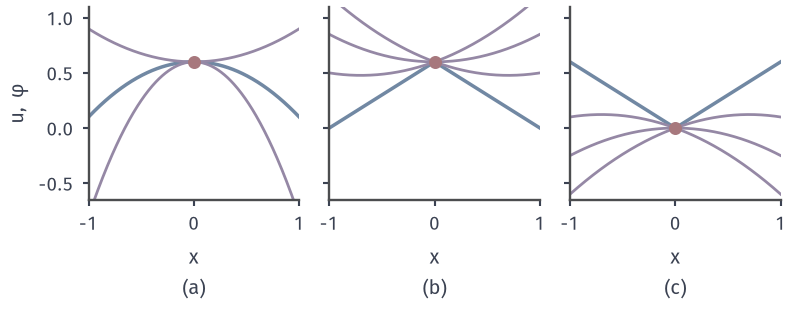

Python code for this plot:
from pathlib import Path
import sys
ROOT = next(p for p in Path(__file__).resolve().parents if (p/"build.sh").is_file() and (p/"tex/book.tex").is_file())
sys.path.insert(0, str(ROOT/"figures/06-differential-equations/02-partial-differential-equations/matplotlib/hj-common"))
from hj_common import *
HERE = Path(__file__).resolve().parent
# Target: which smooth test graphs can touch a function: smooth point, concave kink, convex kink.
fig, axs = figure(width_mm=112, height_mm=44, ncols=3, sharey=True)
X=np.linspace(-1,1,401)
ax=axs[0]; style(ax); u=.6-.5*X**2
ax.plot(X,u,color=BLUE,lw=1.4)
ax.plot(X,.6-.5*X**2+.5*X**2*1.6,color=PURPLE,lw=1.1); ax.plot(X,.6-.5*X**2-.9*X**2,color=PURPLE,lw=1.1)
ax.plot([0],[.6],'o',ms=4.2,color=RED,zorder=6); sub(ax,'a','$x$'); ax.set_ylabel('$u,\\ \\varphi$')
ax=axs[1]; style(ax); u=.6-np.abs(X)*.6
ax.plot(X,u,color=BLUE,lw=1.4)
for s in (-.35,0,.35): ax.plot(X,.6+s*X+.25*X**2,color=PURPLE,lw=1.1)
ax.plot([0],[.6],'o',ms=4.2,color=RED,zorder=6); sub(ax,'b','$x$')
ax=axs[2]; style(ax); u=.6*np.abs(X)
ax.plot(X,u,color=BLUE,lw=1.4)
for s in (-.35,0,.35): ax.plot(X,s*X-.25*X**2,color=PURPLE,lw=1.1)
ax.plot([0],[0],'o',ms=4.2,color=RED,zorder=6); sub(ax,'c','$x$')
for ax in axs: ax.set_xlim(-1,1); ax.set_ylim(-.65,1.1); ax.set_xticks([-1,0,1])
save(fig,HERE,'figure',{'formula':'smooth .6-.5x^2; kinks .6-.6|x|, .6|x|; test parabolas'})
